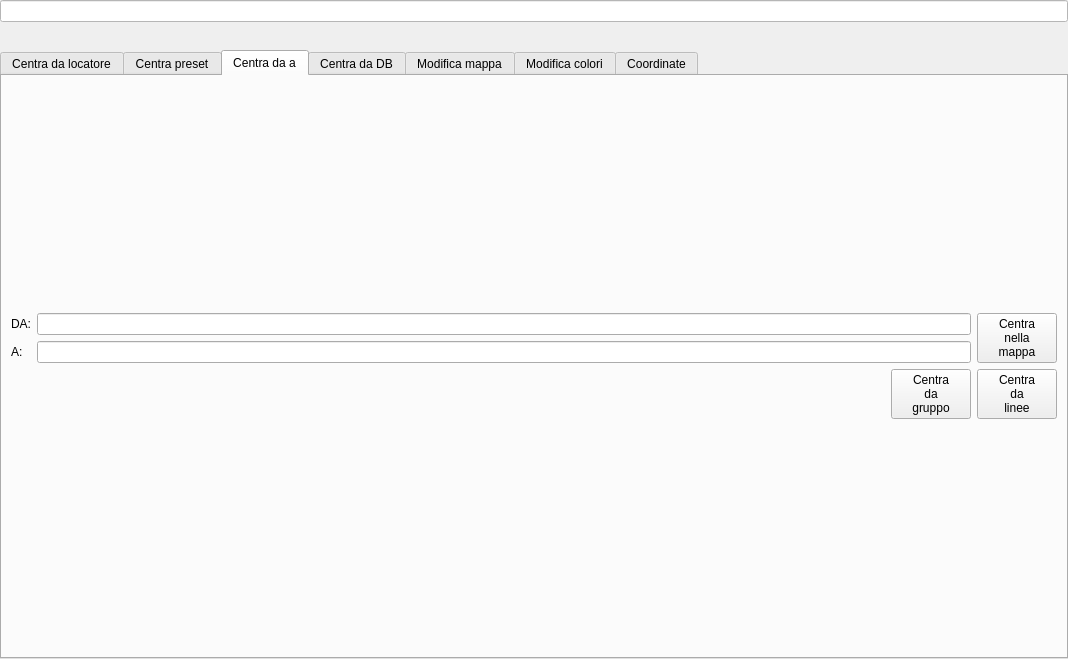
<?xml version="1.0" encoding="UTF-8"?>
<ui version="4.0">
 <class>MappaConfig</class>
 <widget class="QWidget" name="MappaConfig">
  <property name="enabled">
   <bool>true</bool>
  </property>
  <property name="geometry">
   <rect>
    <x>0</x>
    <y>0</y>
    <width>1068</width>
    <height>659</height>
   </rect>
  </property>
  <property name="windowTitle">
   <string>Form</string>
  </property>
  <layout class="QGridLayout" name="gridLayout_2">
   <property name="leftMargin">
    <number>0</number>
   </property>
   <property name="topMargin">
    <number>0</number>
   </property>
   <property name="rightMargin">
    <number>0</number>
   </property>
   <property name="bottomMargin">
    <number>0</number>
   </property>
   <item row="0" column="0">
    <layout class="QGridLayout" name="gridLayout_3">
     <property name="spacing">
      <number>0</number>
     </property>
     <item row="0" column="1">
      <layout class="QGridLayout" name="gridLayout">
       <property name="spacing">
        <number>0</number>
       </property>
       <item row="5" column="0">
        <widget class="QLabel" name="Regione">
         <property name="styleSheet">
          <string notr="true">font-weight: bold;</string>
         </property>
         <property name="text">
          <string/>
         </property>
        </widget>
       </item>
       <item row="0" column="0" colspan="2">
        <widget class="QLineEdit" name="Locatore">
         <property name="styleSheet">
          <string notr="true">color: blue;
font-weight: bold;
background-color: white;
letter-spacing: 2px;</string>
         </property>
         <property name="alignment">
          <set>Qt::AlignmentFlag::AlignCenter</set>
         </property>
        </widget>
       </item>
       <item row="5" column="1">
        <widget class="QLabel" name="Comune">
         <property name="styleSheet">
          <string notr="true">font-weight: bold;</string>
         </property>
         <property name="text">
          <string/>
         </property>
        </widget>
       </item>
       <item row="2" column="0">
        <widget class="QLabel" name="Stato">
         <property name="styleSheet">
          <string notr="true">font-weight: bold;</string>
         </property>
         <property name="text">
          <string/>
         </property>
        </widget>
       </item>
       <item row="2" column="1">
        <widget class="QLabel" name="Provincia">
         <property name="styleSheet">
          <string notr="true">font-weight: bold;</string>
         </property>
         <property name="text">
          <string/>
         </property>
        </widget>
       </item>
      </layout>
     </item>
     <item row="1" column="1">
      <widget class="QTabWidget" name="tabWidget">
       <property name="currentIndex">
        <number>2</number>
       </property>
       <widget class="QWidget" name="CENTRALOC">
        <attribute name="title">
         <string>Centra da locatore</string>
        </attribute>
        <layout class="QGridLayout" name="gridLayout_5">
         <item row="0" column="1">
          <layout class="QHBoxLayout" name="horizontalLayout_2">
           <item>
            <layout class="QGridLayout" name="gridLayout_6">
             <item row="2" column="6">
              <layout class="QHBoxLayout" name="horizontalLayout_4">
               <item>
                <widget class="QSlider" name="locatoreOffset">
                 <property name="minimum">
                  <number>10</number>
                 </property>
                 <property name="maximum">
                  <number>1000</number>
                 </property>
                 <property name="pageStep">
                  <number>100</number>
                 </property>
                 <property name="value">
                  <number>200</number>
                 </property>
                 <property name="sliderPosition">
                  <number>200</number>
                 </property>
                 <property name="orientation">
                  <enum>Qt::Orientation::Horizontal</enum>
                 </property>
                </widget>
               </item>
               <item>
                <widget class="QLabel" name="locatoreOffsetValue">
                 <property name="text">
                  <string>TextLabel</string>
                 </property>
                </widget>
               </item>
              </layout>
             </item>
             <item row="0" column="6">
              <widget class="QLineEdit" name="locatoreCentra"/>
             </item>
             <item row="0" column="4">
              <widget class="QLabel" name="label">
               <property name="text">
                <string>Locatore:</string>
               </property>
              </widget>
             </item>
             <item row="2" column="4">
              <widget class="QLabel" name="label_2">
               <property name="text">
                <string>Zoom:</string>
               </property>
              </widget>
             </item>
            </layout>
           </item>
           <item>
            <widget class="QPushButton" name="locatoreCentraOK">
             <property name="text">
              <string>Centra
nella
mappa</string>
             </property>
            </widget>
           </item>
          </layout>
         </item>
        </layout>
       </widget>
       <widget class="QWidget" name="tab">
        <attribute name="title">
         <string>Centra preset</string>
        </attribute>
        <layout class="QGridLayout" name="gridLayout_8">
         <item row="0" column="0">
          <widget class="QPushButton" name="locatorePresetITA">
           <property name="text">
            <string>Italia</string>
           </property>
          </widget>
         </item>
         <item row="0" column="2">
          <widget class="QPushButton" name="locatorePresetMondo">
           <property name="text">
            <string>Mondo</string>
           </property>
          </widget>
         </item>
         <item row="1" column="0">
          <widget class="QPushButton" name="locatorePresetEU">
           <property name="text">
            <string>Europa</string>
           </property>
          </widget>
         </item>
         <item row="2" column="0">
          <widget class="QPushButton" name="locatorePresetAfrica">
           <property name="text">
            <string>Africa</string>
           </property>
          </widget>
         </item>
         <item row="1" column="2">
          <widget class="QPushButton" name="locatorePresetNordAmerica">
           <property name="text">
            <string>Nord America</string>
           </property>
          </widget>
         </item>
         <item row="1" column="1">
          <widget class="QPushButton" name="locatorePresetAsia">
           <property name="text">
            <string>Asia</string>
           </property>
          </widget>
         </item>
         <item row="2" column="2">
          <widget class="QPushButton" name="locatorePresetSudAmerica">
           <property name="text">
            <string>Sud America</string>
           </property>
          </widget>
         </item>
         <item row="2" column="1">
          <widget class="QPushButton" name="locatorePresetOceania">
           <property name="text">
            <string>Oceania</string>
           </property>
          </widget>
         </item>
        </layout>
       </widget>
       <widget class="QWidget" name="CENTRADAA">
        <attribute name="title">
         <string>Centra da a</string>
        </attribute>
        <layout class="QGridLayout" name="gridLayout_13">
         <item row="0" column="0">
          <layout class="QGridLayout" name="gridLayout_7">
           <item row="0" column="0">
            <layout class="QGridLayout" name="gridLayout_12">
             <item row="0" column="0">
              <widget class="QLabel" name="label_12">
               <property name="text">
                <string>DA:</string>
               </property>
              </widget>
             </item>
             <item row="1" column="0">
              <widget class="QLabel" name="label_13">
               <property name="text">
                <string>A:</string>
               </property>
              </widget>
             </item>
             <item row="0" column="2">
              <widget class="QLineEdit" name="locatoreDA"/>
             </item>
             <item row="1" column="2">
              <widget class="QLineEdit" name="locatoreA"/>
             </item>
            </layout>
           </item>
           <item row="0" column="1">
            <widget class="QPushButton" name="locatoreCentraDAA">
             <property name="text">
              <string>Centra
nella
mappa</string>
             </property>
            </widget>
           </item>
           <item row="1" column="0" colspan="2">
            <layout class="QHBoxLayout" name="horizontalLayout_10">
             <item>
              <spacer name="horizontalSpacer_2">
               <property name="orientation">
                <enum>Qt::Orientation::Horizontal</enum>
               </property>
               <property name="sizeHint" stdset="0">
                <size>
                 <width>40</width>
                 <height>20</height>
                </size>
               </property>
              </spacer>
             </item>
             <item>
              <widget class="QPushButton" name="centraGruppo">
               <property name="text">
                <string>Centra
da
gruppo</string>
               </property>
              </widget>
             </item>
             <item>
              <widget class="QPushButton" name="locatoreCentraLinee">
               <property name="text">
                <string>Centra
da
linee</string>
               </property>
              </widget>
             </item>
            </layout>
           </item>
          </layout>
         </item>
        </layout>
       </widget>
       <widget class="QWidget" name="CENTRADB">
        <attribute name="title">
         <string>Centra da DB</string>
        </attribute>
        <layout class="QGridLayout" name="gridLayout_9">
         <item row="0" column="0">
          <layout class="QVBoxLayout" name="verticalLayout_5">
           <item>
            <layout class="QGridLayout" name="gridLayout_10" columnstretch="1,1,1,1">
             <item row="2" column="0">
              <widget class="QComboBox" name="statoDB">
               <property name="editable">
                <bool>true</bool>
               </property>
              </widget>
             </item>
             <item row="0" column="2">
              <widget class="QLabel" name="label_5">
               <property name="text">
                <string>Provincia:</string>
               </property>
              </widget>
             </item>
             <item row="2" column="1">
              <widget class="QComboBox" name="regioneDB">
               <property name="editable">
                <bool>true</bool>
               </property>
              </widget>
             </item>
             <item row="2" column="2">
              <widget class="QComboBox" name="provinciaDB">
               <property name="editable">
                <bool>true</bool>
               </property>
              </widget>
             </item>
             <item row="0" column="3">
              <widget class="QLabel" name="label_6">
               <property name="text">
                <string>Comune:</string>
               </property>
              </widget>
             </item>
             <item row="0" column="1">
              <widget class="QLabel" name="label_4">
               <property name="text">
                <string>Regione:</string>
               </property>
              </widget>
             </item>
             <item row="2" column="3">
              <widget class="QComboBox" name="comuneDB">
               <property name="editable">
                <bool>true</bool>
               </property>
              </widget>
             </item>
             <item row="0" column="0">
              <widget class="QLabel" name="label_3">
               <property name="text">
                <string>Stato:</string>
               </property>
              </widget>
             </item>
            </layout>
           </item>
           <item>
            <layout class="QHBoxLayout" name="horizontalLayout_5" stretch="0,1">
             <item>
              <widget class="QLabel" name="label_7">
               <property name="text">
                <string>Locatore:</string>
               </property>
              </widget>
             </item>
             <item>
              <widget class="QComboBox" name="locatoreDB">
               <property name="editable">
                <bool>true</bool>
               </property>
              </widget>
             </item>
            </layout>
           </item>
           <item>
            <layout class="QHBoxLayout" name="horizontalLayout_3" stretch="1,0">
             <item>
              <widget class="QPushButton" name="locatoreCentraDB">
               <property name="text">
                <string>Centra nella mappa</string>
               </property>
              </widget>
             </item>
             <item>
              <widget class="QPushButton" name="pulisciDB">
               <property name="styleSheet">
                <string notr="true">color: red;</string>
               </property>
               <property name="text">
                <string>Pulisci</string>
               </property>
              </widget>
             </item>
            </layout>
           </item>
          </layout>
         </item>
        </layout>
       </widget>
       <widget class="QWidget" name="MODIFICAMAPPA">
        <attribute name="title">
         <string>Modifica mappa</string>
        </attribute>
        <layout class="QGridLayout" name="gridLayout_17">
         <item row="0" column="1">
          <layout class="QHBoxLayout" name="horizontalLayout_7">
           <item>
            <layout class="QGridLayout" name="gridLayout_18">
             <item row="3" column="0">
              <layout class="QGridLayout" name="gridLayout_16">
               <item row="1" column="3">
                <widget class="QComboBox" name="modificaProvincia">
                 <property name="editable">
                  <bool>true</bool>
                 </property>
                </widget>
               </item>
               <item row="0" column="4">
                <widget class="QLabel" name="label_22">
                 <property name="text">
                  <string>Regione:</string>
                 </property>
                </widget>
               </item>
               <item row="0" column="0">
                <widget class="QLabel" name="label_19">
                 <property name="text">
                  <string>Stato:</string>
                 </property>
                </widget>
               </item>
               <item row="1" column="2">
                <widget class="QComboBox" name="modificaRegione">
                 <property name="editable">
                  <bool>true</bool>
                 </property>
                </widget>
               </item>
               <item row="1" column="4">
                <widget class="QComboBox" name="modificaComune">
                 <property name="editable">
                  <bool>true</bool>
                 </property>
                </widget>
               </item>
               <item row="0" column="2">
                <widget class="QLabel" name="label_20">
                 <property name="text">
                  <string>Regione:</string>
                 </property>
                </widget>
               </item>
               <item row="0" column="3">
                <widget class="QLabel" name="label_21">
                 <property name="text">
                  <string>Provincia:</string>
                 </property>
                </widget>
               </item>
               <item row="1" column="0">
                <widget class="QComboBox" name="modificaStato">
                 <property name="editable">
                  <bool>true</bool>
                 </property>
                </widget>
               </item>
              </layout>
             </item>
             <item row="1" column="0">
              <layout class="QHBoxLayout" name="horizontalLayout_8">
               <item>
                <widget class="QLabel" name="label_18">
                 <property name="text">
                  <string>Locatore:</string>
                 </property>
                </widget>
               </item>
               <item>
                <widget class="QLineEdit" name="modificaLocatore">
                 <property name="styleSheet">
                  <string notr="true">color: darkblue;
font-weight: bold;
background-color: white;
letter-spacing: 2px;</string>
                 </property>
                </widget>
               </item>
               <item>
                <widget class="QPushButton" name="modificaCerca">
                 <property name="text">
                  <string>Cerca</string>
                 </property>
                </widget>
               </item>
              </layout>
             </item>
             <item row="5" column="0">
              <widget class="QCheckBox" name="modificaAutoCompleta">
               <property name="text">
                <string>Auto-completa</string>
               </property>
              </widget>
             </item>
             <item row="4" column="0">
              <layout class="QHBoxLayout" name="horizontalLayout_6">
               <item>
                <layout class="QHBoxLayout" name="horizontalLayout_9">
                 <item>
                  <widget class="QLabel" name="label_24">
                   <property name="text">
                    <string>Altezza:</string>
                   </property>
                  </widget>
                 </item>
                 <item>
                  <widget class="QDoubleSpinBox" name="modificaAltezza">
                   <property name="decimals">
                    <number>2</number>
                   </property>
                   <property name="maximum">
                    <double>9000.000000000000000</double>
                   </property>
                  </widget>
                 </item>
                </layout>
               </item>
              </layout>
             </item>
            </layout>
           </item>
           <item>
            <widget class="QPushButton" name="modificaOK">
             <property name="text">
              <string>Salva
modifiche</string>
             </property>
            </widget>
           </item>
          </layout>
         </item>
        </layout>
       </widget>
       <widget class="QWidget" name="CAMBIACOLORI">
        <attribute name="title">
         <string>Modifica colori</string>
        </attribute>
        <layout class="QGridLayout" name="gridLayout_15">
         <property name="topMargin">
          <number>0</number>
         </property>
         <property name="bottomMargin">
          <number>0</number>
         </property>
         <item row="0" column="0">
          <layout class="QGridLayout" name="gridLayout_14">
           <property name="verticalSpacing">
            <number>3</number>
           </property>
           <item row="8" column="1">
            <widget class="QComboBox" name="coloriComuneTXT">
             <property name="editable">
              <bool>true</bool>
             </property>
            </widget>
           </item>
           <item row="4" column="1">
            <widget class="QComboBox" name="coloriRegioneTXT">
             <property name="editable">
              <bool>true</bool>
             </property>
            </widget>
           </item>
           <item row="4" column="3">
            <widget class="QPushButton" name="coloreRegioneOK">
             <property name="text">
              <string>Salva colore regione</string>
             </property>
            </widget>
           </item>
           <item row="2" column="2">
            <widget class="QComboBox" name="coloreStato"/>
           </item>
           <item row="4" column="2">
            <widget class="QComboBox" name="coloreRegione"/>
           </item>
           <item row="2" column="1">
            <widget class="QComboBox" name="coloriStatoTXT">
             <property name="editable">
              <bool>true</bool>
             </property>
            </widget>
           </item>
           <item row="8" column="2">
            <widget class="QComboBox" name="coloreComune"/>
           </item>
           <item row="6" column="1">
            <widget class="QComboBox" name="coloriProvinciaTXT">
             <property name="editable">
              <bool>true</bool>
             </property>
            </widget>
           </item>
           <item row="6" column="3">
            <widget class="QPushButton" name="coloreProvinciaOK">
             <property name="text">
              <string>Salva colore provincia</string>
             </property>
            </widget>
           </item>
           <item row="2" column="3">
            <widget class="QPushButton" name="coloreStatoOK">
             <property name="text">
              <string>Salva colore stato</string>
             </property>
            </widget>
           </item>
           <item row="6" column="2">
            <widget class="QComboBox" name="coloreProvincia"/>
           </item>
           <item row="8" column="3">
            <widget class="QPushButton" name="coloreComuneOK">
             <property name="text">
              <string>Salva colore comune</string>
             </property>
            </widget>
           </item>
           <item row="2" column="0">
            <widget class="QLabel" name="label_14">
             <property name="text">
              <string>Stato:</string>
             </property>
            </widget>
           </item>
           <item row="4" column="0">
            <widget class="QLabel" name="label_15">
             <property name="text">
              <string>Regone:</string>
             </property>
            </widget>
           </item>
           <item row="6" column="0">
            <widget class="QLabel" name="label_16">
             <property name="text">
              <string>Provincia:</string>
             </property>
            </widget>
           </item>
           <item row="8" column="0">
            <widget class="QLabel" name="label_17">
             <property name="text">
              <string>Comune:</string>
             </property>
            </widget>
           </item>
          </layout>
         </item>
        </layout>
       </widget>
       <widget class="QWidget" name="tab_2">
        <attribute name="title">
         <string>Coordinate</string>
        </attribute>
        <layout class="QGridLayout" name="gridLayout_11">
         <item row="0" column="0">
          <widget class="QGroupBox" name="COORDINATE">
           <property name="title">
            <string>Coordinate:</string>
           </property>
           <layout class="QVBoxLayout" name="verticalLayout_3">
            <item>
             <layout class="QGridLayout" name="gridLayout_4">
              <item row="2" column="2">
               <widget class="QLabel" name="label_10">
                <property name="text">
                 <string>Lat max</string>
                </property>
                <property name="alignment">
                 <set>Qt::AlignmentFlag::AlignRight|Qt::AlignmentFlag::AlignTrailing|Qt::AlignmentFlag::AlignVCenter</set>
                </property>
               </widget>
              </item>
              <item row="3" column="3">
               <widget class="QLabel" name="lon_min">
                <property name="styleSheet">
                 <string notr="true">font-weight: bold;
</string>
                </property>
                <property name="text">
                 <string/>
                </property>
                <property name="alignment">
                 <set>Qt::AlignmentFlag::AlignRight|Qt::AlignmentFlag::AlignTrailing|Qt::AlignmentFlag::AlignVCenter</set>
                </property>
               </widget>
              </item>
              <item row="1" column="1">
               <widget class="QLabel" name="lon_max">
                <property name="styleSheet">
                 <string notr="true">font-weight: bold;
</string>
                </property>
                <property name="text">
                 <string/>
                </property>
               </widget>
              </item>
              <item row="0" column="1">
               <widget class="QLabel" name="label_9">
                <property name="text">
                 <string>Lon min</string>
                </property>
               </widget>
              </item>
              <item row="0" column="0">
               <widget class="QLabel" name="label_8">
                <property name="text">
                 <string>Lat min</string>
                </property>
               </widget>
              </item>
              <item row="1" column="0">
               <widget class="QLabel" name="lat_max">
                <property name="styleSheet">
                 <string notr="true">font-weight: bold;
</string>
                </property>
                <property name="text">
                 <string/>
                </property>
               </widget>
              </item>
              <item row="3" column="2">
               <widget class="QLabel" name="lat_min">
                <property name="styleSheet">
                 <string notr="true">font-weight: bold;
</string>
                </property>
                <property name="text">
                 <string/>
                </property>
                <property name="alignment">
                 <set>Qt::AlignmentFlag::AlignRight|Qt::AlignmentFlag::AlignTrailing|Qt::AlignmentFlag::AlignVCenter</set>
                </property>
               </widget>
              </item>
              <item row="2" column="3">
               <widget class="QLabel" name="label_11">
                <property name="text">
                 <string>Lon max</string>
                </property>
                <property name="alignment">
                 <set>Qt::AlignmentFlag::AlignRight|Qt::AlignmentFlag::AlignTrailing|Qt::AlignmentFlag::AlignVCenter</set>
                </property>
               </widget>
              </item>
             </layout>
            </item>
            <item>
             <layout class="QHBoxLayout" name="horizontalLayout">
              <property name="spacing">
               <number>12</number>
              </property>
              <item>
               <widget class="QLabel" name="label_23">
                <property name="text">
                 <string>Altezza:</string>
                </property>
               </widget>
              </item>
              <item>
               <widget class="QLabel" name="altezza">
                <property name="styleSheet">
                 <string notr="true">font-weight: bold;
</string>
                </property>
                <property name="text">
                 <string/>
                </property>
               </widget>
              </item>
              <item>
               <widget class="QLabel" name="label_25">
                <property name="text">
                 <string>ITU:</string>
                </property>
               </widget>
              </item>
              <item>
               <widget class="QLabel" name="itu">
                <property name="styleSheet">
                 <string notr="true">font-weight: bold;
</string>
                </property>
                <property name="text">
                 <string/>
                </property>
               </widget>
              </item>
              <item>
               <widget class="QLabel" name="label_26">
                <property name="text">
                 <string>CQ:</string>
                </property>
               </widget>
              </item>
              <item>
               <widget class="QLabel" name="cq">
                <property name="styleSheet">
                 <string notr="true">font-weight: bold;
</string>
                </property>
                <property name="text">
                 <string/>
                </property>
               </widget>
              </item>
              <item>
               <spacer name="horizontalSpacer">
                <property name="orientation">
                 <enum>Qt::Orientation::Horizontal</enum>
                </property>
                <property name="sizeHint" stdset="0">
                 <size>
                  <width>40</width>
                  <height>20</height>
                 </size>
                </property>
               </spacer>
              </item>
             </layout>
            </item>
           </layout>
          </widget>
         </item>
        </layout>
       </widget>
      </widget>
     </item>
    </layout>
   </item>
  </layout>
 </widget>
 <tabstops>
  <tabstop>tabWidget</tabstop>
  <tabstop>locatoreCentra</tabstop>
  <tabstop>locatoreOffset</tabstop>
  <tabstop>locatoreCentraOK</tabstop>
  <tabstop>locatorePresetITA</tabstop>
  <tabstop>locatorePresetMondo</tabstop>
  <tabstop>locatorePresetEU</tabstop>
  <tabstop>locatorePresetAfrica</tabstop>
  <tabstop>locatorePresetAsia</tabstop>
  <tabstop>locatorePresetOceania</tabstop>
  <tabstop>locatorePresetNordAmerica</tabstop>
  <tabstop>locatorePresetSudAmerica</tabstop>
  <tabstop>locatoreDA</tabstop>
  <tabstop>locatoreA</tabstop>
  <tabstop>locatoreCentraDAA</tabstop>
  <tabstop>centraGruppo</tabstop>
  <tabstop>locatoreCentraLinee</tabstop>
  <tabstop>statoDB</tabstop>
  <tabstop>regioneDB</tabstop>
  <tabstop>provinciaDB</tabstop>
  <tabstop>comuneDB</tabstop>
  <tabstop>locatoreDB</tabstop>
  <tabstop>locatoreCentraDB</tabstop>
  <tabstop>pulisciDB</tabstop>
  <tabstop>modificaLocatore</tabstop>
  <tabstop>modificaCerca</tabstop>
  <tabstop>modificaStato</tabstop>
  <tabstop>modificaRegione</tabstop>
  <tabstop>modificaProvincia</tabstop>
  <tabstop>modificaComune</tabstop>
  <tabstop>modificaAltezza</tabstop>
  <tabstop>modificaAutoCompleta</tabstop>
  <tabstop>modificaOK</tabstop>
  <tabstop>coloriStatoTXT</tabstop>
  <tabstop>coloreStato</tabstop>
  <tabstop>coloreStatoOK</tabstop>
  <tabstop>coloriRegioneTXT</tabstop>
  <tabstop>coloreRegione</tabstop>
  <tabstop>coloreRegioneOK</tabstop>
  <tabstop>coloriProvinciaTXT</tabstop>
  <tabstop>coloreProvincia</tabstop>
  <tabstop>coloreProvinciaOK</tabstop>
  <tabstop>coloriComuneTXT</tabstop>
  <tabstop>coloreComune</tabstop>
  <tabstop>coloreComuneOK</tabstop>
  <tabstop>Locatore</tabstop>
 </tabstops>
 <resources/>
 <connections/>
</ui>
